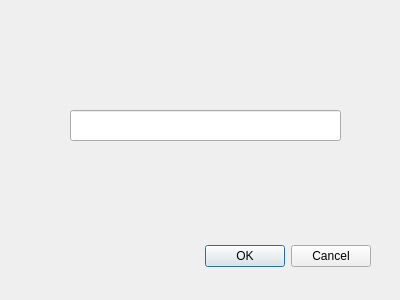
<?xml version="1.0" encoding="UTF-8"?>
<ui version="4.0">
 <class>myServer</class>
 <widget class="QDialog" name="myServer">
  <property name="geometry">
   <rect>
    <x>0</x>
    <y>0</y>
    <width>400</width>
    <height>300</height>
   </rect>
  </property>
  <property name="windowTitle">
   <string>Dialog</string>
  </property>
  <widget class="QDialogButtonBox" name="buttonBox">
   <property name="geometry">
    <rect>
     <x>30</x>
     <y>240</y>
     <width>341</width>
     <height>32</height>
    </rect>
   </property>
   <property name="orientation">
    <enum>Qt::Horizontal</enum>
   </property>
   <property name="standardButtons">
    <set>QDialogButtonBox::Cancel|QDialogButtonBox::Ok</set>
   </property>
  </widget>
  <widget class="QLineEdit" name="lineEdit">
   <property name="geometry">
    <rect>
     <x>70</x>
     <y>110</y>
     <width>271</width>
     <height>31</height>
    </rect>
   </property>
  </widget>
 </widget>
 <resources/>
 <connections>
  <connection>
   <sender>buttonBox</sender>
   <signal>accepted()</signal>
   <receiver>myServer</receiver>
   <slot>accept()</slot>
   <hints>
    <hint type="sourcelabel">
     <x>248</x>
     <y>254</y>
    </hint>
    <hint type="destinationlabel">
     <x>157</x>
     <y>274</y>
    </hint>
   </hints>
  </connection>
  <connection>
   <sender>buttonBox</sender>
   <signal>rejected()</signal>
   <receiver>myServer</receiver>
   <slot>reject()</slot>
   <hints>
    <hint type="sourcelabel">
     <x>316</x>
     <y>260</y>
    </hint>
    <hint type="destinationlabel">
     <x>286</x>
     <y>274</y>
    </hint>
   </hints>
  </connection>
 </connections>
</ui>
